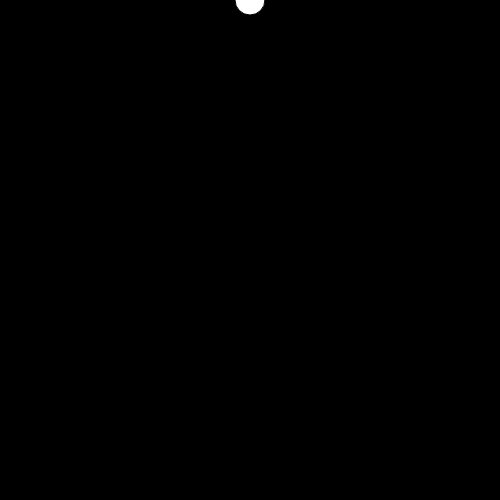
Frame 1 (no input)
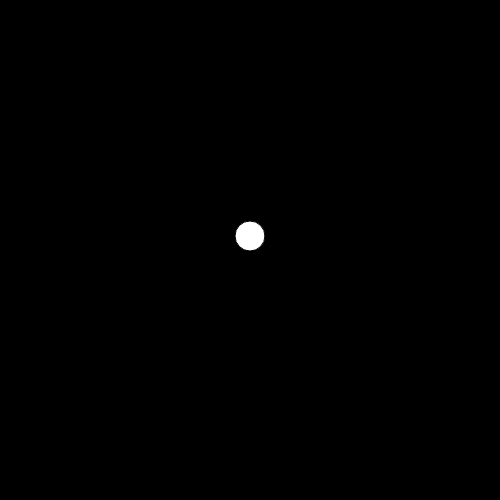
Frame 60 (no input)
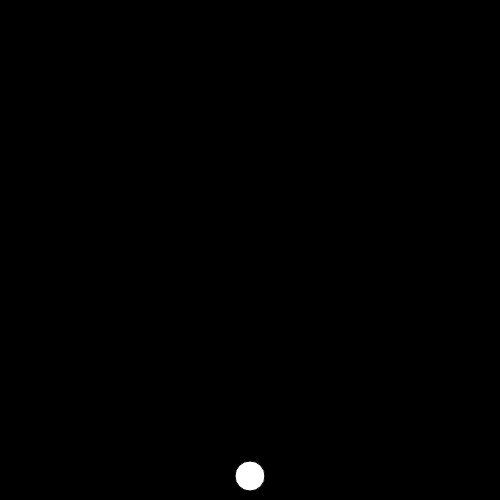
Frame 120 (the mouse pressed at the canvas centre since frame 60)

The p5.js sketch that drew these frames (run headless with seeded random() and noise() and a simulated clock; from frame 60 on, the mouse is pressed at the canvas centre):

// p5.js sketch
// ── sketch.js
var x = 0;
var speed=4;
function setup() {
  createCanvas(500,500);
  
}

function draw() {
  
  background(0);
  fill(255);
  ellipse(250,x,30,30);
  
  if(x>width){
    speed=-4;
  }else if(x<0){
    speed=4;
  }
  
  x = x+=speed;
  
  
  
}
